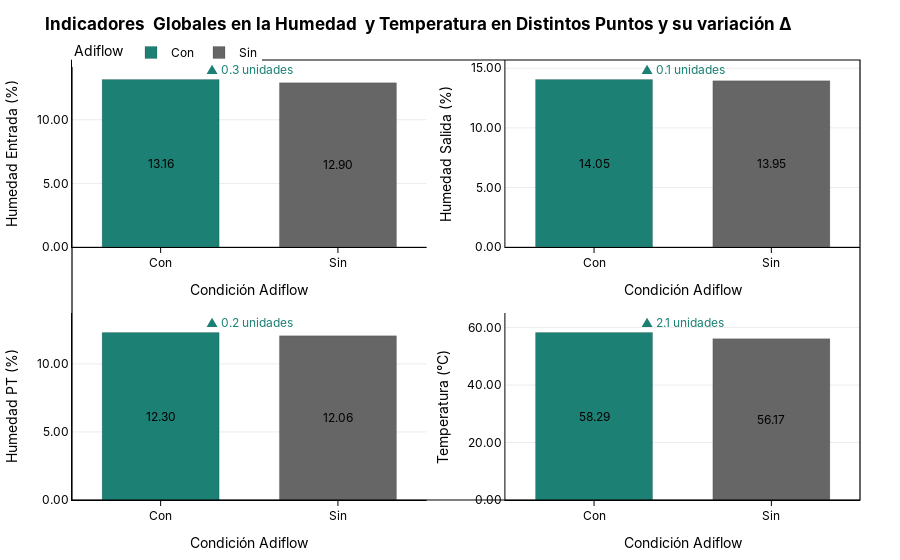

Here is the notebook cell this chart was saved with:
### Code cell
metrics = [ 'hum_in', 'hum_out', 'hum_pt', "temp"]

fig = bar_subplots_by_adiflow(
    group_by_tot,
    metrics=metrics,
    agg="median",
    title="Indicadores  Globales en la Humedad  y Temperatura en Distintos Puntos y su variación Δ",
    cols=2,
    inside_values=True,
    bar_text_fmt=",.2f",
    bar_text_color="#000000",
    x_axis_title="Condición Adiflow",
    y_axis_titles={                      # etiqueta por métrica
        "hum_in": "Humedad Entrada (%)",
        "hum_out": "Humedad Salida (%)",
        "hum_pt": "Humedad PT (%)",
        "temp": "Temperatura (°C)"
    },
    y_titles_mode="all",                 # ← muestra el Y de todos los subplots
    #write_html=f"{ROOT_IMAGEN}/subplots_adiflow_hum.html"
)
fig.show()
s3.save_plotly_html(fig, f"subplots_adiflow_hum.html")

### Figure 1 — Plotly figure (JSON) as saved in the notebook; plotly's stock layout.template omitted (floating-point values rounded to 4 significant figures)
{"data": [{"hovertemplate": "Adiflow: <b>Con</b><br>hum_in: %{y:,.2f}<extra></extra>", "insidetextanchor": "middle", "legendgroup": "Con", "marker": {"color": "#1C8074", "line": {"color": "rgba(0,0,0,0.25)", "width": 0.6}}, "name": "Con", "showlegend": true, "textfont": {"color": "#000000"}, "textposition": "inside", "texttemplate": "%{y:,.2f}", "type": "bar", "x": ["Con"], "xaxis": "x", "y": [13.16], "yaxis": "y"}, {"hovertemplate": "Adiflow: <b>Sin</b><br>hum_in: %{y:,.2f}<extra></extra>", "insidetextanchor": "middle", "legendgroup": "Sin", "marker": {"color": "#666666", "line": {"color": "rgba(0,0,0,0.25)", "width": 0.6}}, "name": "Sin", "showlegend": true, "textfont": {"color": "#000000"}, "textposition": "inside", "texttemplate": "%{y:,.2f}", "type": "bar", "x": ["Sin"], "xaxis": "x", "y": [12.9], "yaxis": "y"}, {"hovertemplate": "Adiflow: <b>Con</b><br>hum_out: %{y:,.2f}<extra></extra>", "insidetextanchor": "middle", "legendgroup": "Con", "marker": {"color": "#1C8074", "line": {"color": "rgba(0,0,0,0.25)", "width": 0.6}}, "name": "Con", "showlegend": false, "textfont": {"color": "#000000"}, "textposition": "inside", "texttemplate": "%{y:,.2f}", "type": "bar", "x": ["Con"], "xaxis": "x2", "y": [14.05], "yaxis": "y2"}, {"hovertemplate": "Adiflow: <b>Sin</b><br>hum_out: %{y:,.2f}<extra></extra>", "insidetextanchor": "middle", "legendgroup": "Sin", "marker": {"color": "#666666", "line": {"color": "rgba(0,0,0,0.25)", "width": 0.6}}, "name": "Sin", "showlegend": false, "textfont": {"color": "#000000"}, "textposition": "inside", "texttemplate": "%{y:,.2f}", "type": "bar", "x": ["Sin"], "xaxis": "x2", "y": [13.95], "yaxis": "y2"}, {"hovertemplate": "Adiflow: <b>Con</b><br>hum_pt: %{y:,.2f}<extra></extra>", "insidetextanchor": "middle", "legendgroup": "Con", "marker": {"color": "#1C8074", "line": {"color": "rgba(0,0,0,0.25)", "width": 0.6}}, "name": "Con", "showlegend": false, "textfont": {"color": "#000000"}, "textposition": "inside", "texttemplate": "%{y:,.2f}", "type": "bar", "x": ["Con"], "xaxis": "x3", "y": [12.3], "yaxis": "y3"}, {"hovertemplate": "Adiflow: <b>Sin</b><br>hum_pt: %{y:,.2f}<extra></extra>", "insidetextanchor": "middle", "legendgroup": "Sin", "marker": {"color": "#666666", "line": {"color": "rgba(0,0,0,0.25)", "width": 0.6}}, "name": "Sin", "showlegend": false, "textfont": {"color": "#000000"}, "textposition": "inside", "texttemplate": "%{y:,.2f}", "type": "bar", "x": ["Sin"], "xaxis": "x3", "y": [12.06], "yaxis": "y3"}, {"hovertemplate": "Adiflow: <b>Con</b><br>temp: %{y:,.2f}<extra></extra>", "insidetextanchor": "middle", "legendgroup": "Con", "marker": {"color": "#1C8074", "line": {"color": "rgba(0,0,0,0.25)", "width": 0.6}}, "name": "Con", "showlegend": false, "textfont": {"color": "#000000"}, "textposition": "inside", "texttemplate": "%{y:,.2f}", "type": "bar", "x": ["Con"], "xaxis": "x4", "y": [58.29], "yaxis": "y4"}, {"hovertemplate": "Adiflow: <b>Sin</b><br>temp: %{y:,.2f}<extra></extra>", "insidetextanchor": "middle", "legendgroup": "Sin", "marker": {"color": "#666666", "line": {"color": "rgba(0,0,0,0.25)", "width": 0.6}}, "name": "Sin", "showlegend": false, "textfont": {"color": "#000000"}, "textposition": "inside", "texttemplate": "%{y:,.2f}", "type": "bar", "x": ["Sin"], "xaxis": "x4", "y": [56.17], "yaxis": "y4"}], "layout": {"annotations": [{"align": "center", "font": {"color": "#1C8074", "size": 12}, "showarrow": false, "text": "▲ 0.3 unidades", "x": 0.5, "xref": "x domain", "y": 13.95, "yref": "y"}, {"align": "center", "font": {"color": "#1C8074", "size": 12}, "showarrow": false, "text": "▲ 0.1 unidades", "x": 0.5, "xref": "x2 domain", "y": 14.9, "yref": "y2"}, {"align": "center", "font": {"color": "#1C8074", "size": 12}, "showarrow": false, "text": "▲ 0.2 unidades", "x": 0.5, "xref": "x3 domain", "y": 13.04, "yref": "y3"}, {"align": "center", "font": {"color": "#1C8074", "size": 12}, "showarrow": false, "text": "▲ 2.1 unidades", "x": 0.5, "xref": "x4 domain", "y": 61.79, "yref": "y4"}], "bargap": 0.25, "bargroupgap": 0.12, "barmode": "group", "font": {"color": "#000000", "family": "Inter, 'Helvetica Neue', Arial, sans-serif", "size": 12}, "hoverlabel": {"bgcolor": "#FFFFFF", "bordercolor": "#666666", "font": {"color": "#000000"}}, "legend": {"orientation": "h", "title": {"text": "Adiflow"}, "x": 0, "y": 1.05}, "margin": {"b": 60, "l": 60, "r": 40, "t": 60}, "paper_bgcolor": "#FFFFFF", "plot_bgcolor": "#FFFFFF", "shapes": [{"fillcolor": "rgba(0,0,0,0)", "line": {"color": "#000000", "width": 1.2}, "type": "rect", "x0": 0, "x1": 1, "xref": "paper", "y0": 0, "y1": 1, "yref": "paper"}], "title": {"text": "<b>Indicadores  Globales en la Humedad  y Temperatura en Distintos Puntos y su variación Δ</b>"}, "xaxis": {"anchor": "y", "automargin": true, "domain": [0, 0.45], "linecolor": "#000000", "linewidth": 1, "showline": true, "tickcolor": "#000000", "ticks": "outside", "title": {"text": "Condición Adiflow"}}, "xaxis2": {"anchor": "y2", "automargin": true, "domain": [0.55, 1], "linecolor": "#000000", "linewidth": 1, "showline": true, "tickcolor": "#000000", "ticks": "outside", "title": {"text": "Condición Adiflow"}}, "xaxis3": {"anchor": "y3", "automargin": true, "domain": [0, 0.45], "linecolor": "#000000", "linewidth": 1, "showline": true, "tickcolor": "#000000", "ticks": "outside", "title": {"text": "Condición Adiflow"}}, "xaxis4": {"anchor": "y4", "automargin": true, "domain": [0.55, 1], "linecolor": "#000000", "linewidth": 1, "showline": true, "tickcolor": "#000000", "ticks": "outside", "title": {"text": "Condición Adiflow"}}, "yaxis": {"anchor": "x", "automargin": true, "domain": [0.575, 1], "gridcolor": "rgba(0,0,0,0.08)", "linecolor": "#000000", "linewidth": 1, "showline": true, "tickformat": ",.2f", "title": {"text": "Humedad Entrada (%)"}, "zeroline": true, "zerolinecolor": "rgba(0,0,0,0.2)"}, "yaxis2": {"anchor": "x2", "automargin": true, "domain": [0.575, 1], "gridcolor": "rgba(0,0,0,0.08)", "linecolor": "#000000", "linewidth": 1, "showline": true, "tickformat": ",.2f", "title": {"text": "Humedad Salida (%)"}, "zeroline": true, "zerolinecolor": "rgba(0,0,0,0.2)"}, "yaxis3": {"anchor": "x3", "automargin": true, "domain": [0, 0.425], "gridcolor": "rgba(0,0,0,0.08)", "linecolor": "#000000", "linewidth": 1, "showline": true, "tickformat": ",.2f", "title": {"text": "Humedad PT (%)"}, "zeroline": true, "zerolinecolor": "rgba(0,0,0,0.2)"}, "yaxis4": {"anchor": "x4", "automargin": true, "domain": [0, 0.425], "gridcolor": "rgba(0,0,0,0.08)", "linecolor": "#000000", "linewidth": 1, "showline": true, "tickformat": ",.2f", "title": {"text": "Temperatura (°C)"}, "zeroline": true, "zerolinecolor": "rgba(0,0,0,0.2)"}}}
